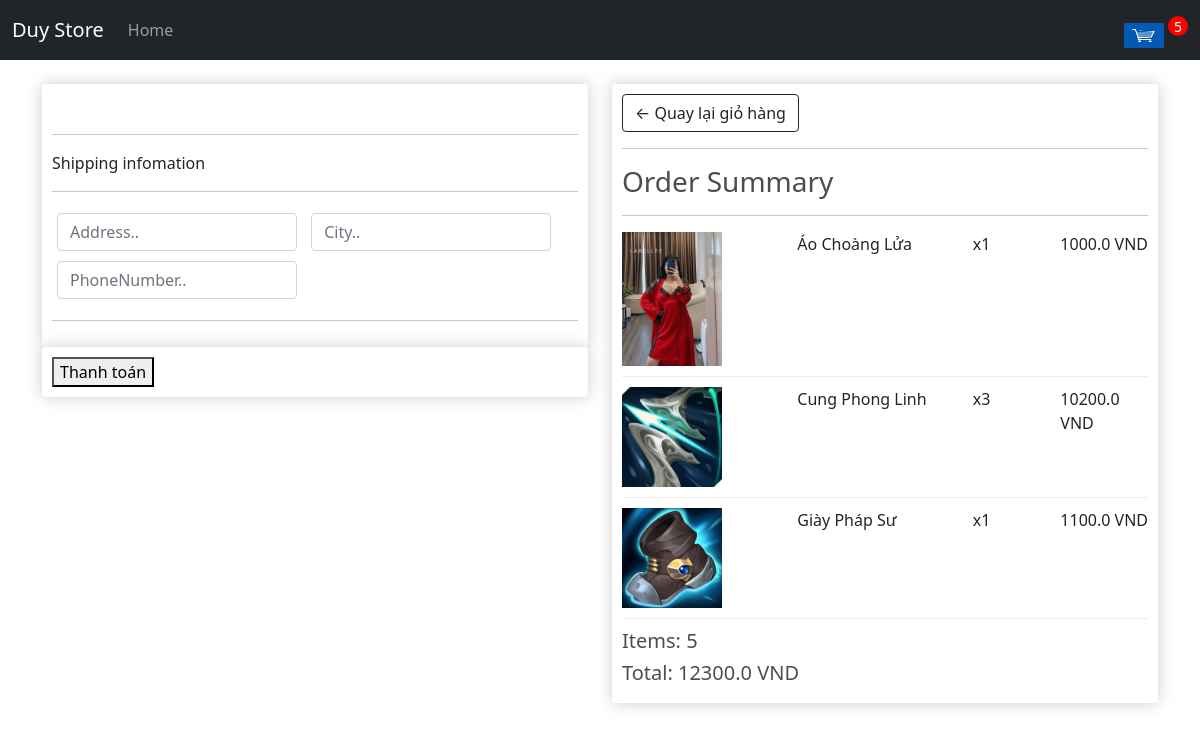
The app's page /checkout (signed in), older data.
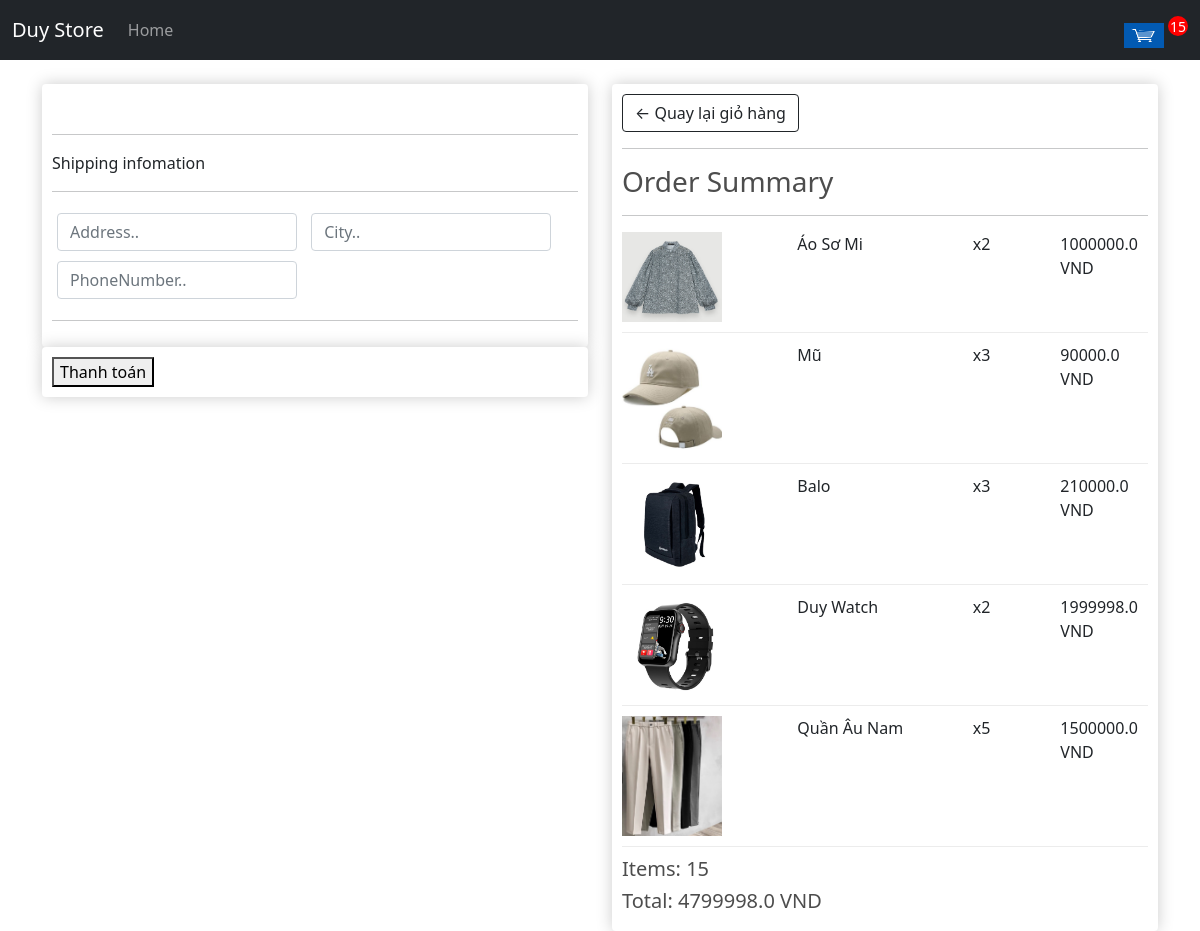
The same page, newer data.
### store/models.py (models this page shows, shortened)
class OrderItem(models.Model):
    product = models.ForeignKey(Product, on_delete=models.SET_NULL, null=True, blank= True)
    order = models.ForeignKey(Order, on_delete=models.SET_NULL, null=True, blank= True)
    quantity = models.IntegerField(default=0, null=True, blank=True)
    dateAdded = models.DateTimeField(auto_now_add=True)
    @property
    def totalBill(self):
        return (self.product.price * self.quantity)

class Product(models.Model):
    name = models.CharField(max_length=200)
    price = models.FloatField()
    image = models.ImageField(null= True, blank= True)
    @property
    def imageUrl(self):
        try:
            url = self.image.url
        except:
            url = ''
        return url

class Order(models.Model):
    customer = models.ForeignKey(Customer, on_delete=models.SET_NULL, null=True, blank=True)
    dateOrdered = models.DateTimeField(auto_now_add=True)
    complete = models.BooleanField(default=False)
    transactionId = models.CharField(max_length=200, null=True)
    @property
    def getTotalBill(self):
        orderItems = self.orderitem_set.all()
        total = sum([i.totalBill for i in orderItems])
        return (total)
    @property
    def getTotalItem(self):
        orderItems = self.orderitem_set.all()
        return (sum([i.quantity for i in orderItems]))

### store/views.py (the view, shortened to what this page needs)
# urls.py: path('checkout', views.checkout, name="checkout"),
def checkout(req):
    if req.user.is_authenticated:
        customer = req.user.customer
        order, created = Order.objects.get_or_create(customer = customer, complete = False)
        items = order.orderitem_set.all()
        countItem = order.getTotalItem
    context = {
        "items" : items,
        "order" : order,
        "countItem": countItem
        }
    return render(req, 'store/checkout.html', context)

### store/templates/store/checkout.html (shortened to what this page needs)
{% extends 'store/main.html'%}
{% load static %}
{% block content %}
<div class="row">
    <div class="col-lg-6">
        <div class="box-element" id="form-wrapper">
            <br>
            <form id="form" action="">
                <div id="shipping-infor">
                    <hr>
                    <p>Shipping infomation</p>
                    <hr>
                    <div class="form-field">
                        <input required type="text" class="form-control" name="address" placeholder="Address..">
                    </div>
                    <div class="form-field">
                        <input required type="text" class="form-control" name="city" placeholder="City..">
                    </div>
                    <div class="form-field">
                        <input required type="text" class="form-control" name="phone_number" placeholder="PhoneNumber..">
                    </div>
                </div>
                <hr>
            </form>
        </div>
        <div class="box-element">
            <button id="make-payment">Thanh toán</button>
        </div>
    </div>
    <div class="col-lg-6">
        <div class="box-element">
            <a class="btn btn-outline-dark" href="{% url 'cart' %}">&#x2190; Quay lại giỏ hàng</a>
            <hr>
            <h3>Order Summary</h3>
            <hr>
            {% for item in items %}
            <div class="cart-row">
                <div style="flex:2"><img class="row-image" src="{{item.product.imageUrl}}" alt=""></div>
                <div style="flex:2"><p>{{item.product.name}}</p></div>
                <div style="flex:1"><p>x{{item.quantity}}</p></div>
                <div style="flex:1"><p>{{item.totalBill}} VND</p></div>
            </div>
            {% endfor %}
            <h5>Items: {{ order.getTotalItem }}</h5>
            <h5>Total: {{ order.getTotalBill }} VND</h5>
        </div>
    </div>
</div>
{% endblock content%}

Row changes from the older to the newer data that the page shows:
removed OrderItem: product.imageUrl (picture), product.name "Áo Choàng Lửa", quantity "1", totalBill "1000.0"
removed OrderItem: product.imageUrl (picture), product.name "Cung Phong Linh", quantity "3", totalBill "10200.0"
removed OrderItem: product.imageUrl (picture), product.name "Giày Pháp Sư", quantity "1", totalBill "1100.0"
removed Order: getTotalItem "5", getTotalBill "12300.0"
added OrderItem: product.imageUrl (picture), product.name "Áo Sơ Mi", quantity "2", totalBill "1000000.0"
added OrderItem: product.imageUrl (picture), product.name "Mũ", quantity "3", totalBill "90000.0"
added OrderItem: product.imageUrl (picture), product.name "Balo", quantity "3", totalBill "210000.0"
added OrderItem: product.imageUrl (picture), product.name "Duy Watch", quantity "2", totalBill "1999998.0"
added OrderItem: product.imageUrl (picture), product.name "Quần Âu Nam", quantity "5", totalBill "1500000.0"
added Order: getTotalItem "15", getTotalBill "4799998.0"
Text that changed along with them:
{{ countItem }}: "5" → "15"
